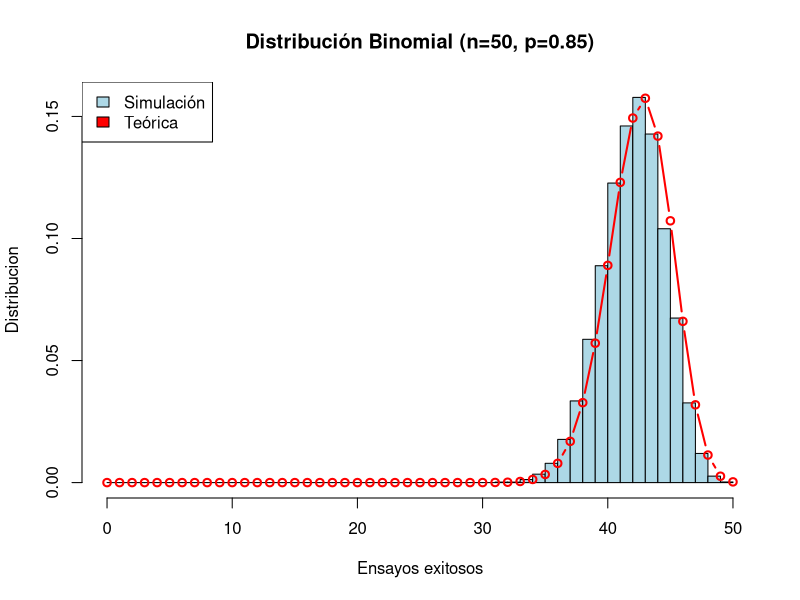

Reproduce this figure in R.
# -----------------------------------------------
# Nombre: [Tu Nombre]
# Cédula: [Tu Cédula]
# Ejercicio 2: Distribución Binomial
# -----------------------------------------------

# a) Simulación de 20,000 muestras
set.seed(0)  
n_pruebas <- 50     #total de pruebas a realizar
p_exito <- 0.85     #probabilidad de exito por prueba
n_muestras <- rbinom(n = 20000, size = n_pruebas, prob = p_exito)

# b) Probabilidad de al menos 45 éxitos (P(X >= 45), 6 sumas )
prob_simulada <- mean(n_muestras >= 45)               # muestras>=45 es una condicion, lo que convierte al vector muestras en un vector de 1's y 0's
prob_teorica <- 1 - pbinom(44, n_pruebas, p_exito)    # P(X >= 45)
                                                      # mean() calcula el promedio de los valores en un vector, en este caso, el promedio de 1's (max(1)/20000)

# Comparación
cat("Probabilidad simulada (≥45 éxitos):", round(prob_simulada, 4), "\n")
cat("Probabilidad teórica (≥45 éxitos):",  round(prob_teorica, 4),  "\n")

# c) Histograma y densidad teórica
hist(
   n_muestras,                                        #vector de valores (en este caso, pruebas exitosas)
   breaks = seq(0, n_pruebas),                      #barras para cada valor (0=sin exito, 50 maximo de exitos)
   freq = FALSE,                                    #falso, dara la probabilidad de tener x exitos
   main = "Distribución Binomial (n=50, p=0.85)",   #titulo del plot
   xlab = "Ensayos exitosos",                       #titulo del eje x
   ylab = "Distribucion",                           #titulo del eje y
   col = "lightblue"
)

# Superponer densidad teórica
valores_x <- 0:n_pruebas                               #valores del eje x
valores_y <- dbinom(valores_x, n_pruebas, p_exito)  #vector con los valores para X=n
lines(
  valores_x, 
  valores_y, 
  type = "b", 
  col = "red", 
  lwd = 2
)

# cuadro indicando el color de las funciones    
legend("topleft", 
  legend = c("Simulación", "Teórica"),
  fill = c("lightblue", "red")
)

     

